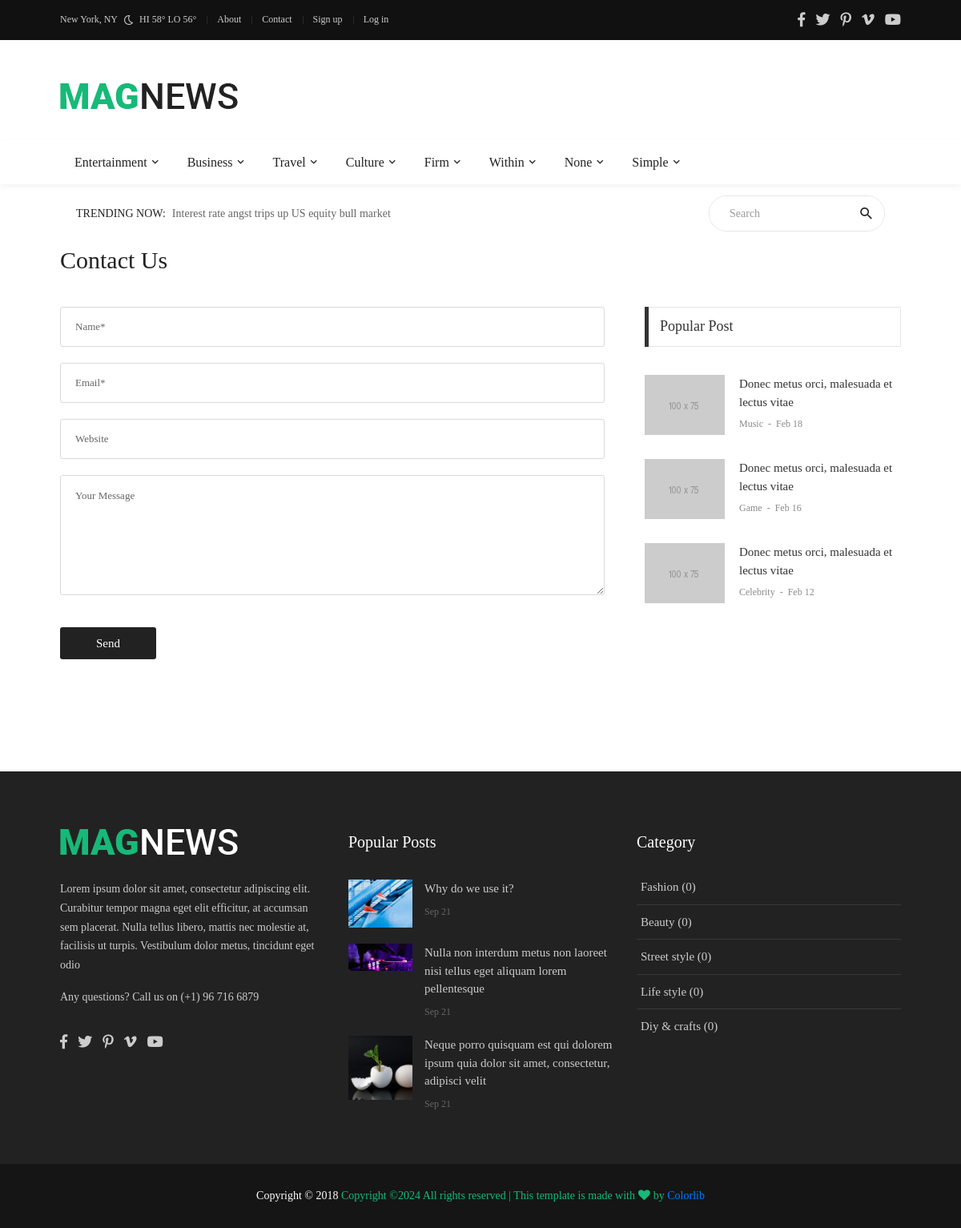
/contact-us, run on an earlier commit of the app's database.
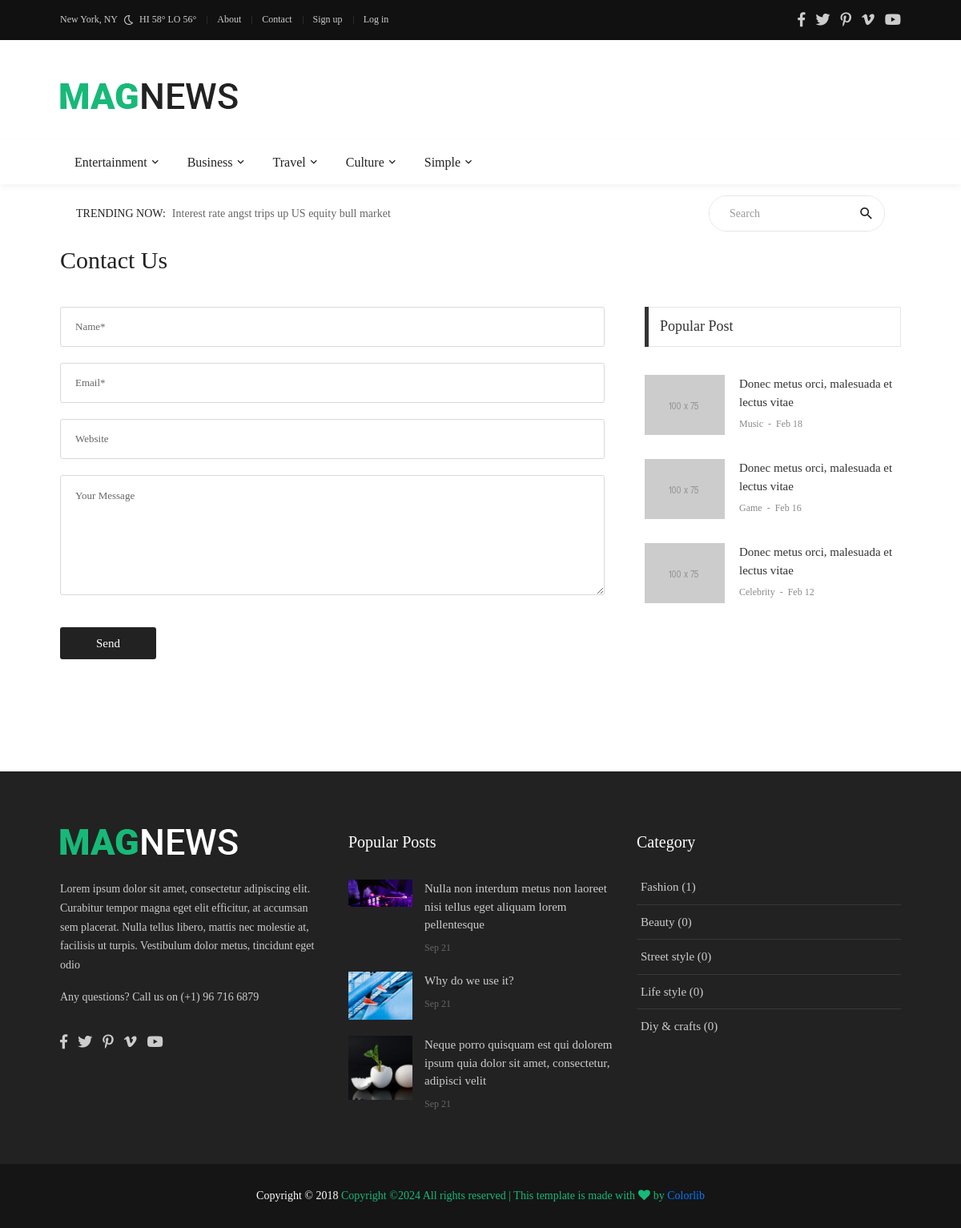
And on a later commit of the database.
### blog/models.py (models this page shows, shortened)
class CategoryParent(models.Model):
    title = models.CharField(max_length=100)

class Post(models.Model):
    user = models.ForeignKey(User, on_delete=models.CASCADE)
    category = models.ForeignKey(Category, on_delete=models.CASCADE)
    title = models.CharField(max_length=300)
    content = RichTextField()
    image = models.ImageField(upload_to='blog/images/', blank=True)
    created_at = models.DateTimeField(auto_now_add=True)
    updated_at = models.DateTimeField(auto_now=True)
    views = models.IntegerField(default=0)
    is_public = models.BooleanField(default=False)

class Category(models.Model):
    title = models.CharField(max_length=300)
    parent = models.ForeignKey(CategoryParent, on_delete=models.CASCADE, null=True)

### blog/views.py (the view, shortened to what this page needs)
# urls.py: path('contact-us', views.contact_us, name='contact_us'),
def contact_us(request):
    if request.method == 'GET':
        return render(request, 'blog/contact.html', context={})

### blog/context_processors.py (called while the page is built)
def categories_parents(request):
    categories = CategoryParent.objects.all()
    return {'categories_parents': categories}

def get_tags(request):
    tags = Tag.objects.all()
    return {'tags': tags}

def get_popular_posts(request):
    popular_posts = Post.objects.all().order_by('-views')[:4]
    return {'popular_posts': popular_posts}

def get_categories(request):
    categories = Category.objects.all()[:5]
    return {'categories': categories}

### templates/blog/contact.html (shortened to what this page needs)
{% extends '../base.html' %}
{% block content %}
	<div class="container p-t-4 p-b-40">
		<h2 class="f1-l-1 cl2">
			Contact Us
		</h2>
	</div>
	<section class="bg0 p-b-60">
		<div class="container">
			<div class="row justify-content-center">
				<div class="col-md-7 col-lg-8 p-b-80">
					<div class="p-r-10 p-r-0-sr991">
						<form id="contact-form" >
							<input class="bo-1-rad-3 bocl13 size-a-19 f1-s-13 cl5 plh6 p-rl-18 m-b-20" type="text" name="name" placeholder="Name*">
							<input class="bo-1-rad-3 bocl13 size-a-19 f1-s-13 cl5 plh6 p-rl-18 m-b-20" type="text" name="email" placeholder="Email*">
							<input class="bo-1-rad-3 bocl13 size-a-19 f1-s-13 cl5 plh6 p-rl-18 m-b-20" type="text" name="website" placeholder="Website">
							<textarea class="bo-1-rad-3 bocl13 size-a-15 f1-s-13 cl5 plh6 p-rl-18 p-tb-14 m-b-20" name="message" placeholder="Your Message"></textarea>
							<button class="size-a-20 bg2 borad-3 f1-s-12 cl0 hov-btn1 trans-03 p-rl-15 m-t-20">
								Send
							</button>
						</form>
					</div>
				</div>
				<div class="col-md-5 col-lg-4 p-b-80">
					<div class="p-l-10 p-rl-0-sr991">
						<div>
							<div class="how2 how2-cl4 flex-s-c">
								<h3 class="f1-m-2 cl3 tab01-title">
									Popular Post
								</h3>
							</div>
							<ul class="p-t-35">
								<li class="flex-wr-sb-s p-b-30">
									<a href="#" class="size-w-10 wrap-pic-w hov1 trans-03">
										<img src="images/popular-post-04.jpg" alt="IMG">
									</a>
									<div class="size-w-11">
										<h6 class="p-b-4">
											<a href="blog-detail-02.html" class="f1-s-5 cl3 hov-cl10 trans-03">
												Donec metus orci, malesuada et lectus vitae
											</a>
										</h6>
										<span class="cl8 txt-center p-b-24">
											<a href="#" class="f1-s-6 cl8 hov-cl10 trans-03">
												Music
											</a>
											<span class="f1-s-3 m-rl-3">
												-
											</span>
											<span class="f1-s-3">
												Feb 18
											</span>
										</span>
									</div>
								</li>
								<li class="flex-wr-sb-s p-b-30">
									<a href="#" class="size-w-10 wrap-pic-w hov1 trans-03">
										<img src="images/popular-post-05.jpg" alt="IMG">
									</a>
									<div class="size-w-11">
										<h6 class="p-b-4">
											<a href="blog-detail-02.html" class="f1-s-5 cl3 hov-cl10 trans-03">
												Donec metus orci, malesuada et lectus vitae
											</a>
										</h6>
										<span class="cl8 txt-center p-b-24">
											<a href="#" class="f1-s-6 cl8 hov-cl10 trans-03">
												Game
											</a>
											<span class="f1-s-3 m-rl-3">
												-
											</span>
											<span class="f1-s-3">
												Feb 16
											</span>
										</span>
									</div>
								</li>
								<li class="flex-wr-sb-s p-b-30">
									<a href="#" class="size-w-10 wrap-pic-w hov1 trans-03">
										<img src="images/popular-post-06.jpg" alt="IMG">
									</a>
									<div class="size-w-11">
										<h6 class="p-b-4">
											<a href="blog-detail-02.html" class="f1-s-5 cl3 hov-cl10 trans-03">
												Donec metus orci, malesuada et lectus vitae
											</a>
										</h6>
										<span class="cl8 txt-center p-b-24">
											<a href="#" class="f1-s-6 cl8 hov-cl10 trans-03">
												Celebrity
											</a>
											<span class="f1-s-3 m-rl-3">
												-
											</span>
											<span class="f1-s-3">
												Feb 12
											</span>
										</span>
									</div>
								</li>
							</ul>
						</div>
					</div>
				</div>
			</div>
		</div>
	</section>
{% endblock %}

### templates/partial/header.html (shortened to what this page needs)
{% load static %}
<header>
    <div class="container-menu-desktop">
        <div class="topbar">
            <div class="content-topbar container h-100">
                <div class="left-topbar">
						<span class="left-topbar-item flex-wr-s-c">
							<span>
								New York, NY
							</span>
							<img class="m-b-1 m-rl-8" src="{% static 'images/icons/icon-night.png' %}" alt="IMG">
							<span>
								HI 58° LO 56°
							</span>
						</span>
                    <a href="{% url 'about' %}" class="left-topbar-item">
                        About
                    </a>
                    <a href="{% url 'contact_us' %}" class="left-topbar-item">
                        Contact
                    </a>
                    {% if user.is_authenticated %}
                        <b class="left-topbar-item">{{ user.username }}</b>
                        <a href="{% url 'user_logout' %}" class="left-topbar-item">
                            Log out
                        </a>
                    {% else %}
                        <a href="{% url 'user_register' %}" class="left-topbar-item">
                            Sign up
                        </a>
                        <a href="{% url 'user_login' %}" class="left-topbar-item">
                            Log in
                        </a>
                    {% endif %}
                </div>
                <div class="right-topbar">
                    <a href="#">
                        <span class="fab fa-facebook-f"></span>
                    </a>
                    <a href="#">
                        <span class="fab fa-twitter"></span>
                    </a>
                    <a href="#">
                        <span class="fab fa-pinterest-p"></span>
                    </a>
                    <a href="#">
                        <span class="fab fa-vimeo-v"></span>
                    </a>
                    <a href="#">
                        <span class="fab fa-youtube"></span>
                    </a>
                </div>
            </div>
        </div>
        <div class="wrap-logo container">
            <div class="logo">
                <a href="{% url 'index' %}"><img src="{% static 'images/icons/logo-01.png' %}" alt="LOGO"></a>
            </div>
        </div>
        <div class="wrap-main-nav">
            <div class="main-nav">
                <nav class="menu-desktop">
                    <ul class="main-menu">
                        {% for cate_parent in categories_parents %}
                            <li class="mega-menu-item">
                                <a href="{% url 'category_parent_detail' cate_parent.id %}">{{ cate_parent.title|capfirst }}</a>
                            </li>
                        {% endfor %}
                    </ul>
                </nav>
            </div>
        </div>
    </div>
</header>
<div class="container">
    <div class="bg0 flex-wr-sb-c p-rl-20 p-tb-8">
        <div class="f2-s-1 p-r-30 size-w-0 m-tb-6 flex-wr-s-c">
				<span class="text-uppercase cl2 p-r-8">
					Trending Now:
				</span>
            <span class="dis-inline-block cl6 slide100-txt pos-relative size-w-0" data-in="fadeInDown"
                  data-out="fadeOutDown">
					<span class="dis-inline-block slide100-txt-item animated visible-false">
						Interest rate angst trips up US equity bull market
					</span>
				</span>
        </div>
        <form action="{% url 'search' %}" method="get" class="pos-relative size-a-2 bo-1-rad-22 of-hidden bocl11 m-tb-6">
                <input class="f1-s-1 cl6 plh9 s-full p-l-25 p-r-45" type="text" name="q" placeholder="Search">
                <button class="flex-c-c size-a-1 ab-t-r fs-20 cl2 hov-cl10 trans-03">
                    <i class="zmdi zmdi-search"></i>
                </button>
        </form>
    </div>
</div>

### templates/partial/footer.html (shortened to what this page needs)
{% load static %}
	<footer>
		<div class="bg2 p-t-40 p-b-25">
			<div class="container">
				<div class="row">
					<div class="col-lg-4 p-b-20">
						<div class="size-h-3 flex-s-c">
							<a href="index.html">
								<img class="max-s-full" src="{% static 'images/icons/logo-02.png' %}" alt="LOGO">
							</a>
						</div>
						<div>
							<p class="f1-s-1 cl11 p-b-16">
								Lorem ipsum dolor sit amet, consectetur adipiscing elit. Curabitur tempor magna eget elit efficitur, at accumsan sem placerat. Nulla tellus libero, mattis nec molestie at, facilisis ut turpis. Vestibulum dolor metus, tincidunt eget odio
							</p>
							<p class="f1-s-1 cl11 p-b-16">
								Any questions? Call us on (+1) 96 716 6879
							</p>
							<div class="p-t-15">
								<a href="#" class="fs-18 cl11 hov-cl10 trans-03 m-r-8">
									<span class="fab fa-facebook-f"></span>
								</a>
								<a href="#" class="fs-18 cl11 hov-cl10 trans-03 m-r-8">
									<span class="fab fa-twitter"></span>
								</a>
								<a href="#" class="fs-18 cl11 hov-cl10 trans-03 m-r-8">
									<span class="fab fa-pinterest-p"></span>
								</a>
								<a href="#" class="fs-18 cl11 hov-cl10 trans-03 m-r-8">
									<span class="fab fa-vimeo-v"></span>
								</a>
								<a href="#" class="fs-18 cl11 hov-cl10 trans-03 m-r-8">
									<span class="fab fa-youtube"></span>
								</a>
							</div>
						</div>
					</div>
					<div class="col-sm-6 col-lg-4 p-b-20">
						<div class="size-h-3 flex-s-c">
							<h5 class="f1-m-7 cl0">
								Popular Posts
							</h5>
						</div>
						<ul>
                            {% for post in popular_posts|slice:"3" %}
                            	<li class="flex-wr-sb-s p-b-20">
								<a href="{% url 'post_detail' post.id %}" class="size-w-4 wrap-pic-w hov1 trans-03">
									<img src="{{ post.image.url }}" alt="IMG">
								</a>
								<div class="size-w-5">
									<h6 class="p-b-5">
										<a href="#" class="f1-s-5 cl11 hov-cl10 trans-03">
                                            {{ post.title }}
										</a>
									</h6>
									<span class="f1-s-3 cl6">
										{{ post.created_at|date:"M d" }}
									</span>
								</div>
							</li>
                            {% endfor %}
						</ul>
					</div>
					<div class="col-sm-6 col-lg-4 p-b-20">
						<div class="size-h-3 flex-s-c">
							<h5 class="f1-m-7 cl0">
								Category
							</h5>
						</div>
						<ul class="m-t--12">
                            {% for category in categories|slice:"6" %}
                            	<li class="how-bor1 p-rl-5 p-tb-10">
								<a href="{% url 'category_detail' category.id %}" class="f1-s-5 cl11 hov-cl10 trans-03 p-tb-8">
                                    {{ category.title|capfirst }} ({{ category.post_set.count }})
								</a>
							</li>
                            {% endfor %}
						</ul>
					</div>
				</div>
			</div>
		</div>
		<div class="bg11">
			<div class="container size-h-4 flex-c-c p-tb-15">
				<span class="f1-s-1 cl0 txt-center">
					Copyright © 2018
					<a href="#" class="f1-s-1 cl10 hov-link1">
Copyright &copy;<script>document.write(new Date().getFullYear());</script> All rights reserved | This template is made with <i class="fa fa-heart" aria-hidden="true"></i> by <a href="https://colorlib.com" target="_blank">Colorlib</a>
				</span>
			</div>
		</div>
	</footer>

What changed in the data, as far as the page shows it:
removed CategoryParent: title "Firm"
removed CategoryParent: title "Within"
removed CategoryParent: title "None"
changed Post "Nulla non interdum metus non laoreet nisi tellus eget aliquam lorem pellentesque": moves up the list
computed for Category "Fashion": post_set.count "0" → "1"
